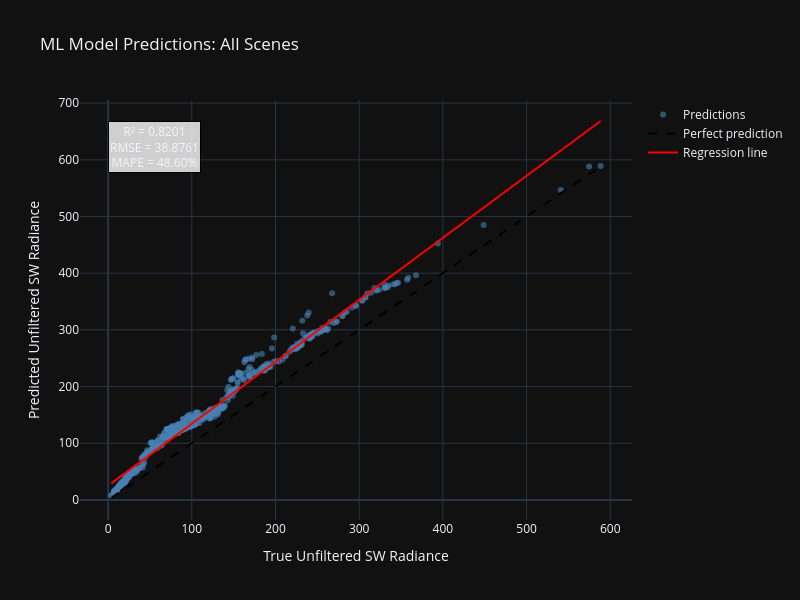

The cell this chart's notebook holds for it:
### Code cell
plot_ml_predictions(df=test_ssw_ds, ml_model=ssw_model['Final_Model'], ml_features=['SZA', 'VZA', 'RAZ', 'Shortwave Filtered Rads (Integrated)', "Split Shortwave Filtered Rads (Integrated)"], scene=None, is_sw=True, name="All Scenes")

### Figure 1 — Plotly figure (JSON) as saved in the notebook; plotly's stock layout.template omitted (floating-point values rounded to 4 significant figures; data arrays with more than 128 entries replaced by an {"elided": "..."} marker saying what was removed)
{"data": [{"customdata": {"elided": "635 float values"}, "hovertemplate": "True: %{x:.2f}<br>Predicted: %{y:.2f}<br>Error: %{customdata:.2f}", "marker": {"color": "steelblue", "opacity": 0.6, "size": 6}, "mode": "markers", "name": "Predictions", "type": "scatter", "x": {"elided": "635 float values"}, "y": {"elided": "635 float values"}}, {"line": {"color": "black", "dash": "dash", "width": 2}, "mode": "lines", "name": "Perfect prediction", "type": "scatter", "x": [3.859, 589.2], "y": [3.859, 589.2]}, {"line": {"color": "red", "width": 2}, "mode": "lines", "name": "Regression line", "type": "scatter", "x": {"elided": "635 float values"}, "y": {"elided": "635 float values"}}], "layout": {"annotations": [{"bgcolor": "rgba(255,255,255,0.8)", "bordercolor": "black", "borderwidth": 1, "font": {"size": 12}, "showarrow": false, "text": "R² = 0.8201<br>RMSE = 38.8761<br>MAPE = 48.60%", "x": 0.05, "xref": "paper", "y": 0.95, "yref": "paper"}], "height": 600, "showlegend": true, "title": {"text": "ML Model Predictions: All Scenes"}, "width": 800, "xaxis": {"title": {"text": "True Unfiltered SW Radiance"}}, "yaxis": {"title": {"text": "Predicted Unfiltered SW Radiance"}}}}
